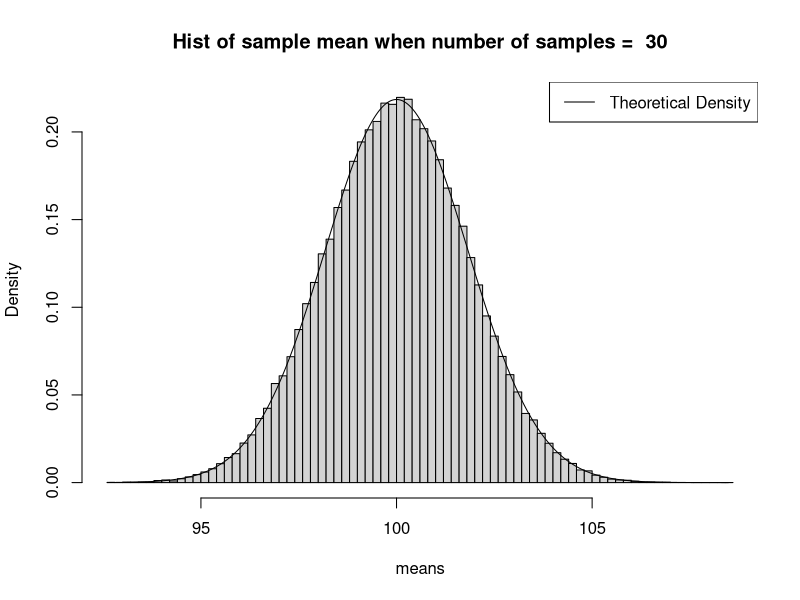
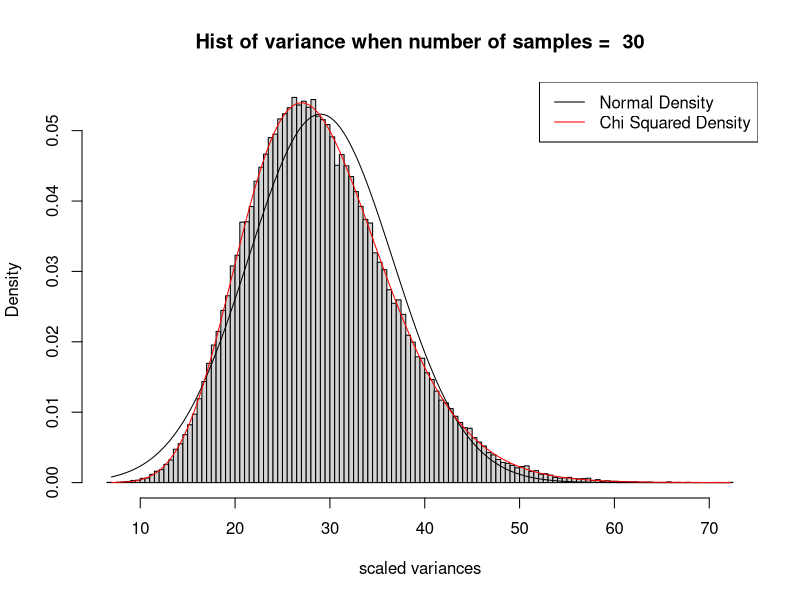
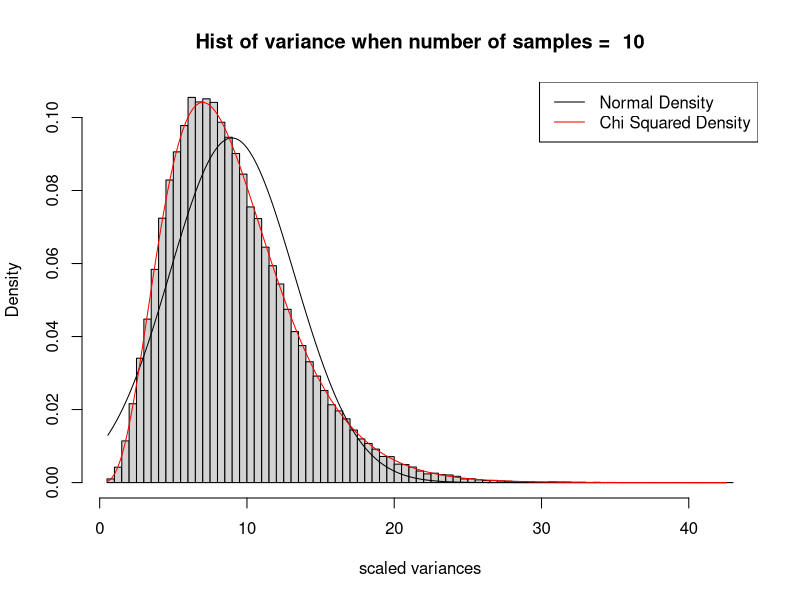
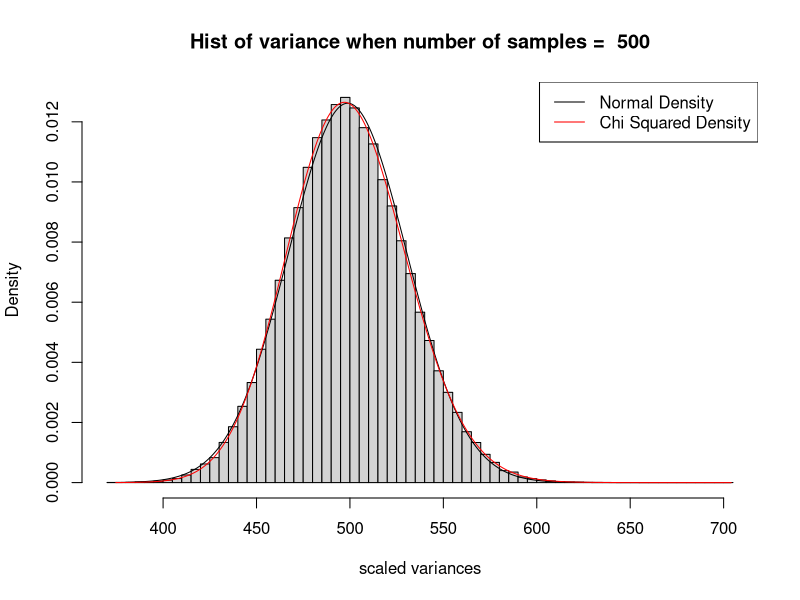

Generate these figures, in order, with R:
## ---- chunk 1
# Functions

# calculates the mean of a random sample
mm <- function(pop.Var = 10^2, popMean = 10, nsamples = 10){
     mean(rnorm(nsamples, popMean, sqrt(pop.Var)))
}

# returns a histogram of the sampling distribution of the sample mean, after 10,000 simulations
# plots a normal density line
samplingDistributionOfTheMean <- function(pop.Var = 10^2, popMean = 10, nsamples = 10){
     # We now calculate sample mean for 10000 random populations
     replications <- replicate(100000, mm(pop.Var, popMean, nsamples))
     hist(replications, freq = F, main = paste("Hist of sample mean when number of samples = ", nsamples), breaks = 100, xlab = "means")
     
     # normal line
     grid <- seq(min(replications), to = max(replications), by = .01)
     
     # theoretical sampling distibution of the mean is, in this case N(0,10^2/10)
     density = dnorm(grid, mean = popMean, sqrt(pop.Var/nsamples))
     lines(x = grid, density)
     legend("topright", legend = "Theoretical Density", lty = 1)   
}

# calculates the variance for a random sample 
VARS <- function(nsamp = 7, pop.variance = 100){
     var(rnorm(nsamp, 010, sqrt(pop.variance)))
}

# returns a histogram of the sampling distribution of the sample variance
# plots a normal density line and a chi-squared density line
samplingDistributionOfTheVariance <- function(pop.variance = 100, popMean = 10, nsamp = 5){
     # histogram of sampling distribution
     replications <- replicate(100000, VARS(nsamp, pop.variance)*(nsamp - 1)/pop.variance)
     hist(replications, freq = F, 
          main = paste("Hist of variance when number of samples = ", nsamp), 
          xlab = "scaled variances", breaks = 100)
     
     # normal line
     grid <- seq(min(replications), to = max(replications), by = .1)
     
     # theoretical sampling distibution of the var is no longer normal
     density = dnorm(grid, mean(replications),sd(replications))
     lines(x = grid, density)
     
     # the sampling distribution of sample variance is (n-1)*S^2/(population variance) ~ ChiSq(df = n-1)
     densChi <- dchisq(grid, df = nsamp - 1)
     lines(x = grid, densChi, col = "red")
     legend("topright", legend = c("Normal Density", "Chi Squared Density"), lty = c(1,1), col = c("black", "red"))     
}


## ---- chunk 2
samplingDistributionOfTheMean(pop.Var = 100, popMean = 100, nsamples = 30)
## ---- chunk 3
samplingDistributionOfTheVariance(pop.variance = 100, popMean = 100, nsamp = 30)

## ---- chunk 4
samplingDistributionOfTheVariance(pop.variance = 100, popMean = 100, nsamp = 10)

## ---- chunk 5
samplingDistributionOfTheVariance(pop.variance = 100, popMean = 100, nsamp = 500)

